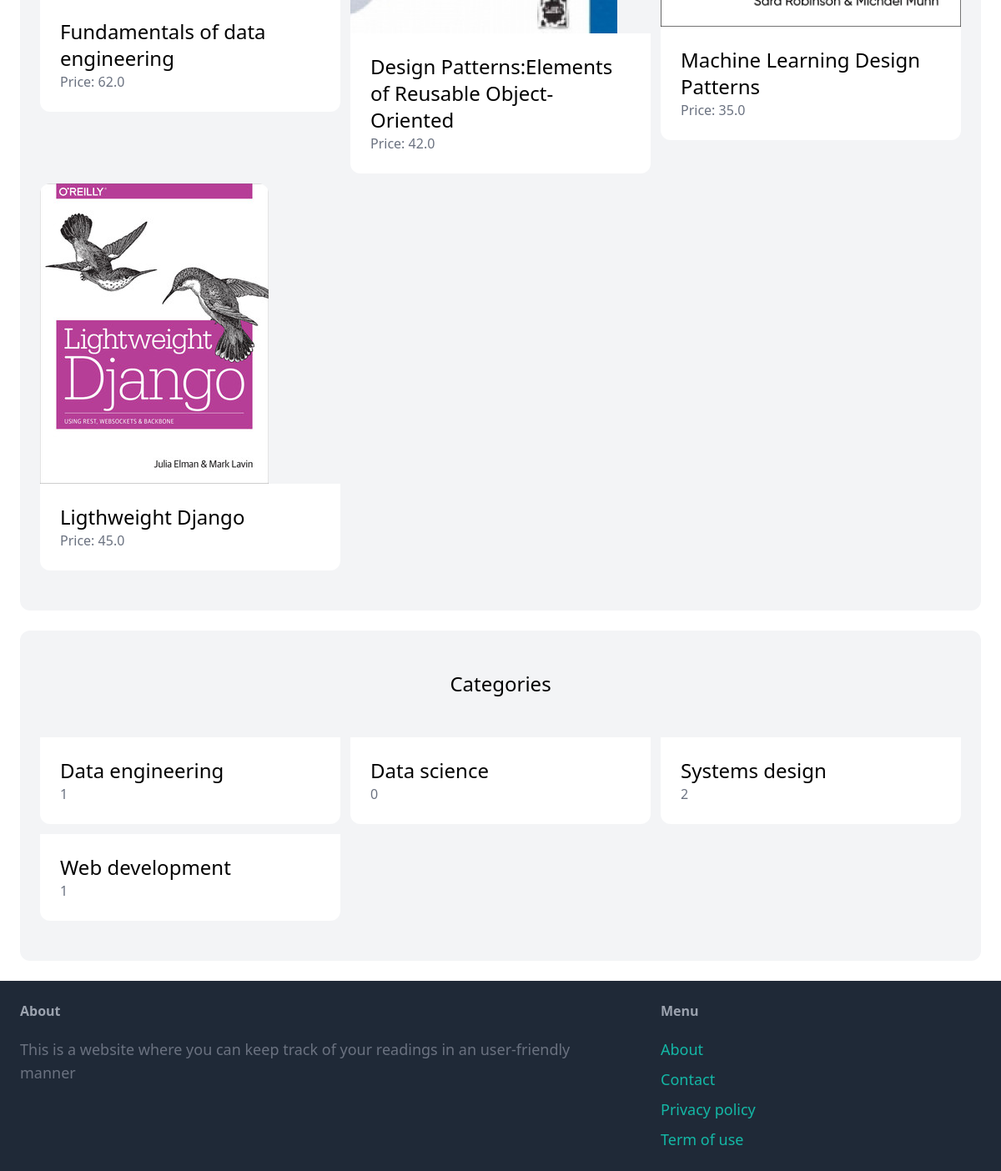
The app's page / (lower part), older data.
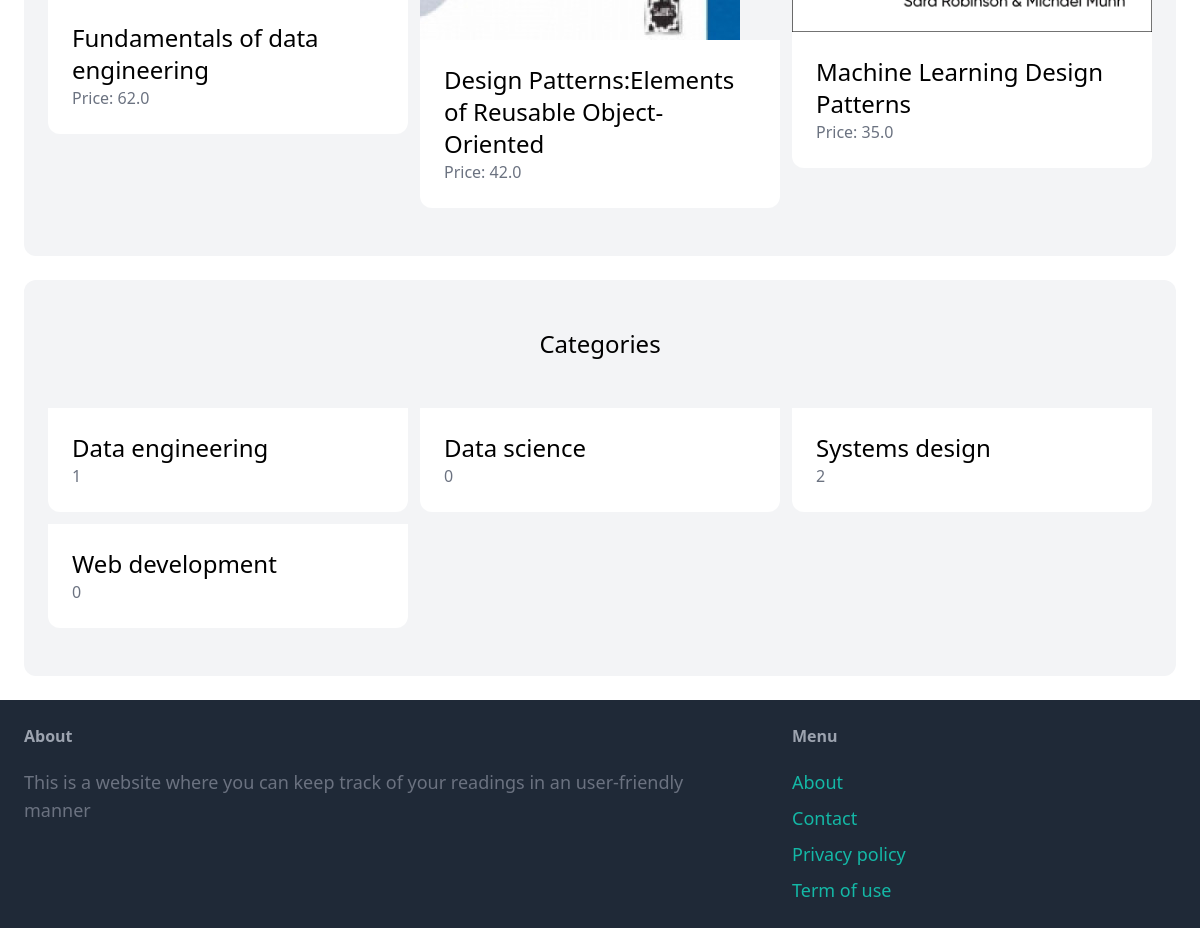
The same page, newer data.
### book/models.py (models this page shows, shortened)
class Book(models.Model):
    category = models.ForeignKey(
        Category, related_name='books', on_delete=models.CASCADE)
    name = models.CharField(max_length=255)
    description = models.TextField(blank=True, null=True)
    price = models.FloatField()
    image = models.ImageField(upload_to='book_images', blank=True, null=True)
    created_at = models.DateTimeField(auto_now_add=True)
    created_by = models.ForeignKey(
        User, related_name='books', on_delete=models.CASCADE)

class Category(models.Model):
    name = models.CharField(max_length=255)
    class Meta:
        ordering = ('name', )
        verbose_name_plural = "Categories"

### core/views.py (the view)
# urls.py: path('', views.index, name='index'),
def index(request):
    books = Book.objects.all()[0:6]
    categories = Category.objects.all()
    return render(request, 'core/index.html', {
                  'categories': categories,
                  'books': books
                  })

### core/templates/core/index.html (shortened to what this page needs)
{% extends 'core/base.html' %}
{% block content %}
<div class="mt-6 px-6 py-12 bg-gray-100 rounded-xl">
    <div class="grid grid-cols-3 gap-3">
        {% for book in books %}
            <div>
                <a href="{% url 'book:detail' book.id %}">
                    <div>
                        <img src="{{ book.image.url }}" class="rounded-t-xl">
                    </div>
                    <div class="p-6 bg-white rounded-b-xl">
                        <h2 class="text-2xl">{{ book.name }}</h2>
                        <p class="text-gray-500">Price: {{ book.price }}</p>
                    </div>
                </a>
            </div>
        {% endfor %}
    </div>
</div>
<div class="mt-6 px-6 py-12 bg-gray-100 rounded-xl">
    <h2 class="mb-12 text-2xl text-center">Categories</h2>
    <div class="grid grid-cols-3 gap-3">
        {% for category in categories %}
            <div>
                <a href="#">
                    <div class="p-6 bg-white rounded-b-xl">
                        <h2 class="text-2xl">{{ category.name }}</h2>
                        <p class="text-gray-500">{{category.books.count}}</p>
                    </div>
                </a>
            </div>
        {% endfor %}
    </div>
</div>
{% endblock %}

Row changes from the older to the newer data that the page shows:
removed Book: image (picture), name "Ligthweight Django", price "45.0"
computed for Category "Web development": books.count "1" → "0"
